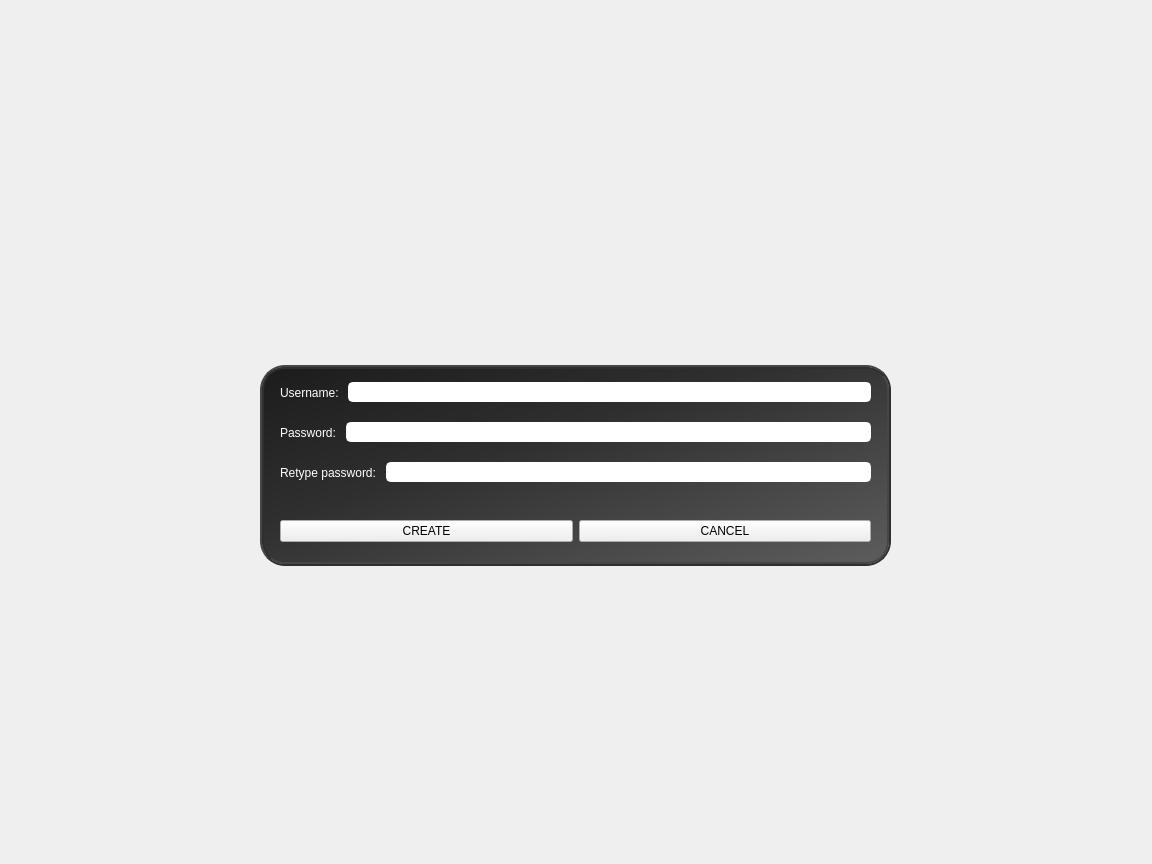
<?xml version="1.0" encoding="UTF-8"?>
<ui version="4.0">
 <class>CreateAccount</class>
 <widget class="QWidget" name="CreateAccount">
  <property name="geometry">
   <rect>
    <x>0</x>
    <y>0</y>
    <width>1152</width>
    <height>864</height>
   </rect>
  </property>
  <property name="font">
   <font>
    <weight>75</weight>
    <bold>true</bold>
   </font>
  </property>
  <property name="windowTitle">
   <string>Form</string>
  </property>
  <property name="styleSheet">
   <string notr="true">QLineEdit{background: white; border-style:solid;}
</string>
  </property>
  <widget class="QWidget" name="verticalLayoutWidget">
   <property name="geometry">
    <rect>
     <x>10</x>
     <y>10</y>
     <width>1131</width>
     <height>841</height>
    </rect>
   </property>
   <layout class="QGridLayout" name="gridLayout_2">
    <property name="leftMargin">
     <number>250</number>
    </property>
    <property name="topMargin">
     <number>355</number>
    </property>
    <property name="rightMargin">
     <number>250</number>
    </property>
    <property name="bottomMargin">
     <number>285</number>
    </property>
    <property name="spacing">
     <number>0</number>
    </property>
    <item row="3" column="0">
     <widget class="QFrame" name="frame">
      <property name="styleSheet">
       <string notr="true">#frame {border:4px ridge #2F2F2F; border-radius:25px; background-image:url(&quot;&quot;); background: qlineargradient(x1:0, y1:0, x2:1, y2:1, stop:0 #1C1C1C, stop: 0.4 #2F2F2F, stop:1 #5D5D5D)}

 QLineEdit{border-radius:5px; border:2px solid white}</string>
      </property>
      <property name="frameShape">
       <enum>QFrame::StyledPanel</enum>
      </property>
      <property name="frameShadow">
       <enum>QFrame::Raised</enum>
      </property>
      <widget class="QLabel" name="errorLabel">
       <property name="geometry">
        <rect>
         <x>20</x>
         <y>120</y>
         <width>511</width>
         <height>31</height>
        </rect>
       </property>
       <property name="palette">
        <palette>
         <active>
          <colorrole role="WindowText">
           <brush brushstyle="SolidPattern">
            <color alpha="255">
             <red>255</red>
             <green>0</green>
             <blue>0</blue>
            </color>
           </brush>
          </colorrole>
          <colorrole role="Button">
           <brush brushstyle="SolidPattern">
            <color alpha="255">
             <red>206</red>
             <green>206</green>
             <blue>206</blue>
            </color>
           </brush>
          </colorrole>
          <colorrole role="Light">
           <brush brushstyle="SolidPattern">
            <color alpha="255">
             <red>255</red>
             <green>113</green>
             <blue>113</blue>
            </color>
           </brush>
          </colorrole>
          <colorrole role="Midlight">
           <brush brushstyle="SolidPattern">
            <color alpha="255">
             <red>249</red>
             <green>57</green>
             <blue>57</blue>
            </color>
           </brush>
          </colorrole>
          <colorrole role="Dark">
           <brush brushstyle="SolidPattern">
            <color alpha="255">
             <red>122</red>
             <green>1</green>
             <blue>1</blue>
            </color>
           </brush>
          </colorrole>
          <colorrole role="Mid">
           <brush brushstyle="SolidPattern">
            <color alpha="255">
             <red>163</red>
             <green>1</green>
             <blue>1</blue>
            </color>
           </brush>
          </colorrole>
          <colorrole role="Text">
           <brush brushstyle="SolidPattern">
            <color alpha="255">
             <red>255</red>
             <green>0</green>
             <blue>0</blue>
            </color>
           </brush>
          </colorrole>
          <colorrole role="BrightText">
           <brush brushstyle="SolidPattern">
            <color alpha="255">
             <red>255</red>
             <green>255</green>
             <blue>255</blue>
            </color>
           </brush>
          </colorrole>
          <colorrole role="ButtonText">
           <brush brushstyle="SolidPattern">
            <color alpha="255">
             <red>255</red>
             <green>0</green>
             <blue>0</blue>
            </color>
           </brush>
          </colorrole>
          <colorrole role="Base">
           <brush brushstyle="SolidPattern">
            <color alpha="255">
             <red>206</red>
             <green>206</green>
             <blue>206</blue>
            </color>
           </brush>
          </colorrole>
          <colorrole role="Window">
           <brush brushstyle="SolidPattern">
            <color alpha="255">
             <red>206</red>
             <green>206</green>
             <blue>206</blue>
            </color>
           </brush>
          </colorrole>
          <colorrole role="Shadow">
           <brush brushstyle="SolidPattern">
            <color alpha="255">
             <red>0</red>
             <green>0</green>
             <blue>0</blue>
            </color>
           </brush>
          </colorrole>
          <colorrole role="AlternateBase">
           <brush brushstyle="SolidPattern">
            <color alpha="255">
             <red>249</red>
             <green>128</green>
             <blue>128</blue>
            </color>
           </brush>
          </colorrole>
          <colorrole role="ToolTipBase">
           <brush brushstyle="SolidPattern">
            <color alpha="255">
             <red>255</red>
             <green>255</green>
             <blue>220</blue>
            </color>
           </brush>
          </colorrole>
          <colorrole role="ToolTipText">
           <brush brushstyle="SolidPattern">
            <color alpha="255">
             <red>0</red>
             <green>0</green>
             <blue>0</blue>
            </color>
           </brush>
          </colorrole>
         </active>
         <inactive>
          <colorrole role="WindowText">
           <brush brushstyle="SolidPattern">
            <color alpha="255">
             <red>255</red>
             <green>0</green>
             <blue>0</blue>
            </color>
           </brush>
          </colorrole>
          <colorrole role="Button">
           <brush brushstyle="SolidPattern">
            <color alpha="255">
             <red>206</red>
             <green>206</green>
             <blue>206</blue>
            </color>
           </brush>
          </colorrole>
          <colorrole role="Light">
           <brush brushstyle="SolidPattern">
            <color alpha="255">
             <red>255</red>
             <green>113</green>
             <blue>113</blue>
            </color>
           </brush>
          </colorrole>
          <colorrole role="Midlight">
           <brush brushstyle="SolidPattern">
            <color alpha="255">
             <red>249</red>
             <green>57</green>
             <blue>57</blue>
            </color>
           </brush>
          </colorrole>
          <colorrole role="Dark">
           <brush brushstyle="SolidPattern">
            <color alpha="255">
             <red>122</red>
             <green>1</green>
             <blue>1</blue>
            </color>
           </brush>
          </colorrole>
          <colorrole role="Mid">
           <brush brushstyle="SolidPattern">
            <color alpha="255">
             <red>163</red>
             <green>1</green>
             <blue>1</blue>
            </color>
           </brush>
          </colorrole>
          <colorrole role="Text">
           <brush brushstyle="SolidPattern">
            <color alpha="255">
             <red>255</red>
             <green>0</green>
             <blue>0</blue>
            </color>
           </brush>
          </colorrole>
          <colorrole role="BrightText">
           <brush brushstyle="SolidPattern">
            <color alpha="255">
             <red>255</red>
             <green>255</green>
             <blue>255</blue>
            </color>
           </brush>
          </colorrole>
          <colorrole role="ButtonText">
           <brush brushstyle="SolidPattern">
            <color alpha="255">
             <red>255</red>
             <green>0</green>
             <blue>0</blue>
            </color>
           </brush>
          </colorrole>
          <colorrole role="Base">
           <brush brushstyle="SolidPattern">
            <color alpha="255">
             <red>206</red>
             <green>206</green>
             <blue>206</blue>
            </color>
           </brush>
          </colorrole>
          <colorrole role="Window">
           <brush brushstyle="SolidPattern">
            <color alpha="255">
             <red>206</red>
             <green>206</green>
             <blue>206</blue>
            </color>
           </brush>
          </colorrole>
          <colorrole role="Shadow">
           <brush brushstyle="SolidPattern">
            <color alpha="255">
             <red>0</red>
             <green>0</green>
             <blue>0</blue>
            </color>
           </brush>
          </colorrole>
          <colorrole role="AlternateBase">
           <brush brushstyle="SolidPattern">
            <color alpha="255">
             <red>249</red>
             <green>128</green>
             <blue>128</blue>
            </color>
           </brush>
          </colorrole>
          <colorrole role="ToolTipBase">
           <brush brushstyle="SolidPattern">
            <color alpha="255">
             <red>255</red>
             <green>255</green>
             <blue>220</blue>
            </color>
           </brush>
          </colorrole>
          <colorrole role="ToolTipText">
           <brush brushstyle="SolidPattern">
            <color alpha="255">
             <red>0</red>
             <green>0</green>
             <blue>0</blue>
            </color>
           </brush>
          </colorrole>
         </inactive>
         <disabled>
          <colorrole role="WindowText">
           <brush brushstyle="SolidPattern">
            <color alpha="255">
             <red>255</red>
             <green>0</green>
             <blue>0</blue>
            </color>
           </brush>
          </colorrole>
          <colorrole role="Button">
           <brush brushstyle="SolidPattern">
            <color alpha="255">
             <red>206</red>
             <green>206</green>
             <blue>206</blue>
            </color>
           </brush>
          </colorrole>
          <colorrole role="Light">
           <brush brushstyle="SolidPattern">
            <color alpha="255">
             <red>255</red>
             <green>113</green>
             <blue>113</blue>
            </color>
           </brush>
          </colorrole>
          <colorrole role="Midlight">
           <brush brushstyle="SolidPattern">
            <color alpha="255">
             <red>249</red>
             <green>57</green>
             <blue>57</blue>
            </color>
           </brush>
          </colorrole>
          <colorrole role="Dark">
           <brush brushstyle="SolidPattern">
            <color alpha="255">
             <red>122</red>
             <green>1</green>
             <blue>1</blue>
            </color>
           </brush>
          </colorrole>
          <colorrole role="Mid">
           <brush brushstyle="SolidPattern">
            <color alpha="255">
             <red>163</red>
             <green>1</green>
             <blue>1</blue>
            </color>
           </brush>
          </colorrole>
          <colorrole role="Text">
           <brush brushstyle="SolidPattern">
            <color alpha="255">
             <red>255</red>
             <green>0</green>
             <blue>0</blue>
            </color>
           </brush>
          </colorrole>
          <colorrole role="BrightText">
           <brush brushstyle="SolidPattern">
            <color alpha="255">
             <red>255</red>
             <green>255</green>
             <blue>255</blue>
            </color>
           </brush>
          </colorrole>
          <colorrole role="ButtonText">
           <brush brushstyle="SolidPattern">
            <color alpha="255">
             <red>255</red>
             <green>0</green>
             <blue>0</blue>
            </color>
           </brush>
          </colorrole>
          <colorrole role="Base">
           <brush brushstyle="SolidPattern">
            <color alpha="255">
             <red>206</red>
             <green>206</green>
             <blue>206</blue>
            </color>
           </brush>
          </colorrole>
          <colorrole role="Window">
           <brush brushstyle="SolidPattern">
            <color alpha="255">
             <red>206</red>
             <green>206</green>
             <blue>206</blue>
            </color>
           </brush>
          </colorrole>
          <colorrole role="Shadow">
           <brush brushstyle="SolidPattern">
            <color alpha="255">
             <red>0</red>
             <green>0</green>
             <blue>0</blue>
            </color>
           </brush>
          </colorrole>
          <colorrole role="AlternateBase">
           <brush brushstyle="SolidPattern">
            <color alpha="255">
             <red>244</red>
             <green>2</green>
             <blue>2</blue>
            </color>
           </brush>
          </colorrole>
          <colorrole role="ToolTipBase">
           <brush brushstyle="SolidPattern">
            <color alpha="255">
             <red>255</red>
             <green>255</green>
             <blue>220</blue>
            </color>
           </brush>
          </colorrole>
          <colorrole role="ToolTipText">
           <brush brushstyle="SolidPattern">
            <color alpha="255">
             <red>0</red>
             <green>0</green>
             <blue>0</blue>
            </color>
           </brush>
          </colorrole>
         </disabled>
        </palette>
       </property>
       <property name="styleSheet">
        <string notr="true">QLabel { color : red;}</string>
       </property>
       <property name="text">
        <string/>
       </property>
      </widget>
      <widget class="QWidget" name="horizontalLayoutWidget">
       <property name="geometry">
        <rect>
         <x>20</x>
         <y>150</y>
         <width>591</width>
         <height>33</height>
        </rect>
       </property>
       <layout class="QHBoxLayout" name="horizontalLayout">
        <item>
         <widget class="QPushButton" name="createButton">
          <property name="text">
           <string>CREATE</string>
          </property>
         </widget>
        </item>
        <item>
         <widget class="QPushButton" name="cancelButton">
          <property name="text">
           <string>CANCEL</string>
          </property>
         </widget>
        </item>
       </layout>
      </widget>
      <widget class="QWidget" name="horizontalLayoutWidget_2">
       <property name="geometry">
        <rect>
         <x>20</x>
         <y>10</y>
         <width>591</width>
         <height>35</height>
        </rect>
       </property>
       <layout class="QHBoxLayout" name="horizontalLayout_2">
        <item>
         <widget class="QLabel" name="usernameLabel">
          <property name="styleSheet">
           <string notr="true">QLabel{color:white;}</string>
          </property>
          <property name="text">
           <string>Username: </string>
          </property>
         </widget>
        </item>
        <item>
         <widget class="QLineEdit" name="usernameLineEdit"/>
        </item>
       </layout>
      </widget>
      <widget class="QWidget" name="horizontalLayoutWidget_3">
       <property name="geometry">
        <rect>
         <x>20</x>
         <y>50</y>
         <width>591</width>
         <height>35</height>
        </rect>
       </property>
       <layout class="QHBoxLayout" name="horizontalLayout_3">
        <item>
         <widget class="QLabel" name="passwordLabel">
          <property name="styleSheet">
           <string notr="true">QLabel{color:white;}</string>
          </property>
          <property name="text">
           <string>Password: </string>
          </property>
         </widget>
        </item>
        <item>
         <widget class="QLineEdit" name="passwordLineEdit">
          <property name="echoMode">
           <enum>QLineEdit::Password</enum>
          </property>
         </widget>
        </item>
       </layout>
      </widget>
      <widget class="QWidget" name="horizontalLayoutWidget_4">
       <property name="geometry">
        <rect>
         <x>20</x>
         <y>90</y>
         <width>591</width>
         <height>35</height>
        </rect>
       </property>
       <layout class="QHBoxLayout" name="horizontalLayout_4">
        <item>
         <widget class="QLabel" name="retypePasswordLabel">
          <property name="styleSheet">
           <string notr="true">QLabel{color:white;}</string>
          </property>
          <property name="text">
           <string>Retype password: </string>
          </property>
         </widget>
        </item>
        <item>
         <widget class="QLineEdit" name="retypePasswordLineEdit">
          <property name="echoMode">
           <enum>QLineEdit::Password</enum>
          </property>
         </widget>
        </item>
       </layout>
      </widget>
     </widget>
    </item>
   </layout>
  </widget>
 </widget>
 <resources/>
 <connections/>
</ui>
